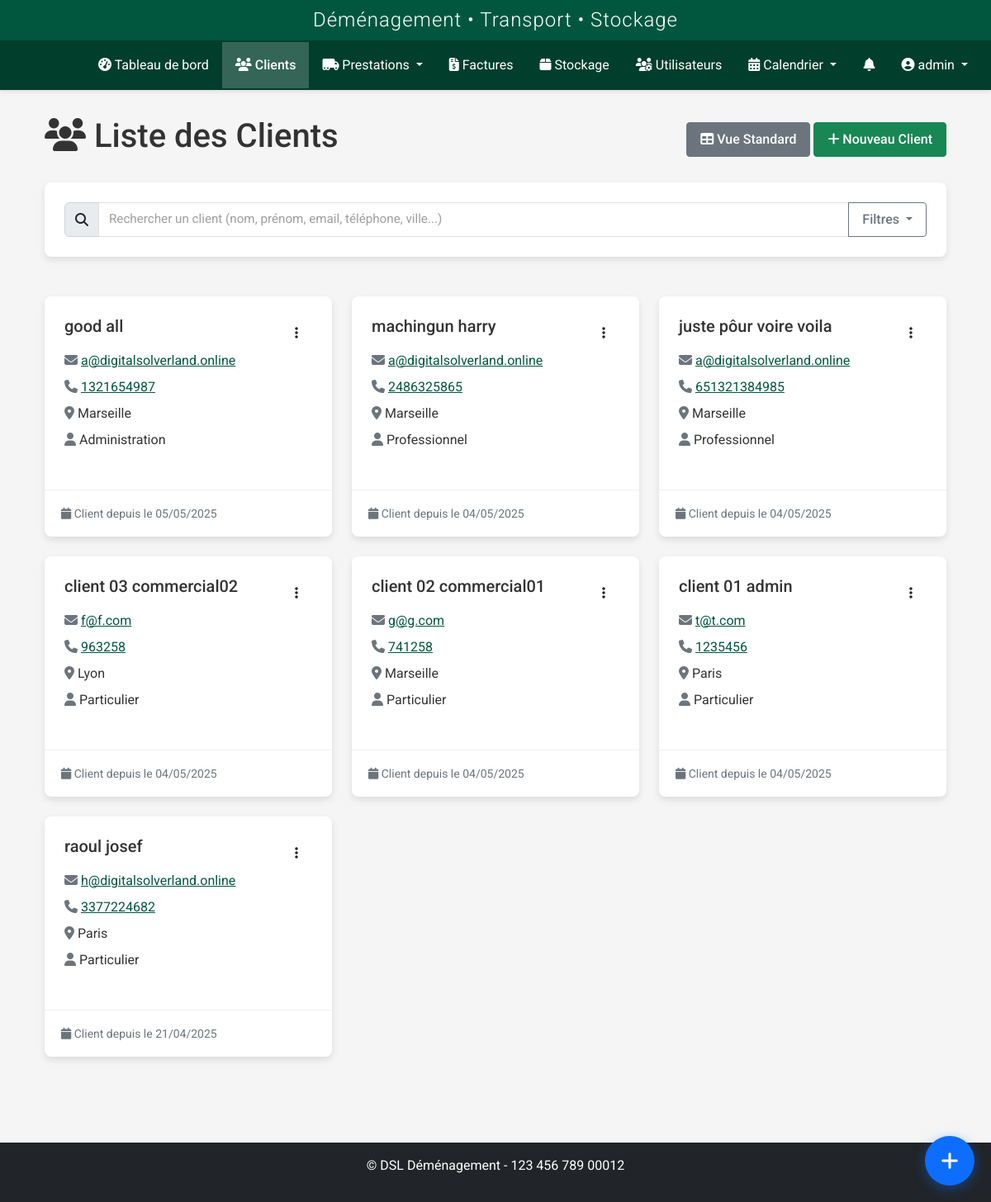
/clients/clients/liste (signed in), run on an earlier commit of the app's database.
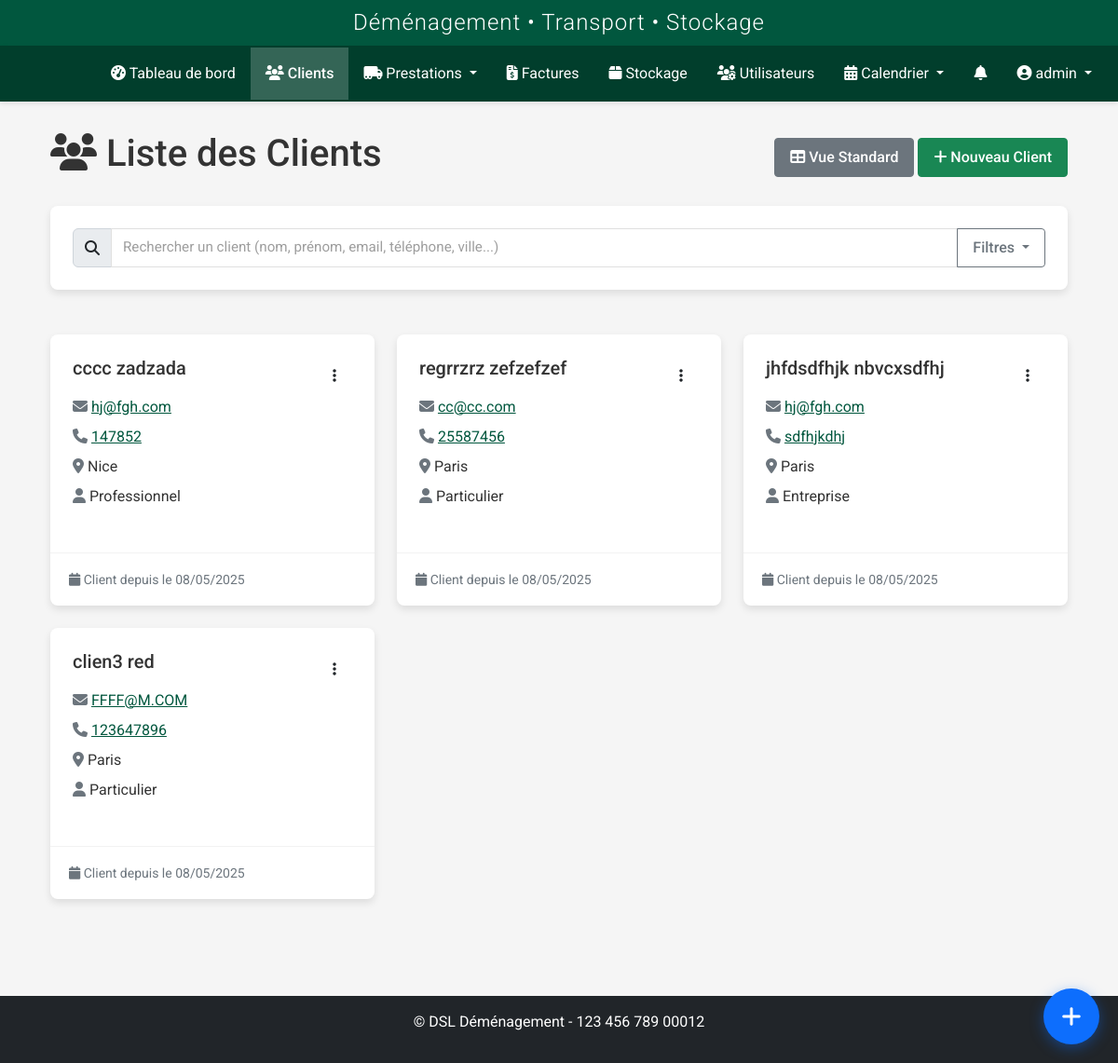
And on a later commit of the database.
### models.py (models this page shows, shortened)
class User(UserMixin, db.Model):
    id = db.Column(db.Integer, primary_key=True)
    nom = db.Column(db.String(64), nullable=False)
    prenom = db.Column(db.String(64), nullable=False)
    username = db.Column(db.String(64), unique=True, nullable=False)
    email = db.Column(db.String(120), unique=True, nullable=True)
    password_hash = db.Column(db.String(256), nullable=False)
    role = db.Column(db.String(20), nullable=False, default='transporteur')
    statut = db.Column(db.String(20), nullable=False, default='actif')
    vehicule = db.Column(db.String(100), nullable=True)
    type_vehicule_id = db.Column(db.Integer, db.ForeignKey('type_vehicule.id'), nullable=True)
    permis_conduire = db.Column(db.String(50), nullable=True)
    notes = db.Column(db.Text, nullable=True)
    derniere_connexion = db.Column(db.DateTime, nullable=True)
    date_creation = db.Column(db.DateTime, nullable=False, default=datetime.utcnow)
    prestations = db.relationship('Prestation', secondary=prestation_transporteurs, back_populates='transporteurs')
    type_vehicule = db.relationship('TypeVehicule', backref='transporteurs')
    def is_admin(self):
        return self.role in ['admin', 'superadmin']
    def is_transporteur(self):
        return self.role == 'transporteur' or self.is_admin()

class Client(db.Model):
    id = db.Column(db.Integer, primary_key=True)
    nom = db.Column(db.String(64), nullable=False)
    prenom = db.Column(db.String(64), nullable=False)
    adresse = db.Column(db.Text, nullable=True)
    code_postal = db.Column(db.String(10), nullable=True)
    ville = db.Column(db.String(64), nullable=True)
    pays = db.Column(db.String(64), default='France')
    telephone = db.Column(db.String(20), nullable=True)
    email = db.Column(db.String(120), nullable=True)
    type_client = db.Column(db.String(50), nullable=True)
    tags = db.Column(db.Text, nullable=True)
    observations = db.Column(db.Text, nullable=True)
    statut = db.Column(db.String(20), default='actif')
    archive = db.Column(db.Boolean, default=False)
    date_creation = db.Column(db.DateTime, nullable=False, default=datetime.utcnow)
    commercial_id = db.Column(db.Integer, db.ForeignKey('user.id'), nullable=True)
    commercial = db.relationship('User', backref=db.backref('clients', lazy=True), foreign_keys=[commercial_id])
    prestations_principales = db.relationship('Prestation', backref=db.backref('client_principal', lazy=True), lazy=True, foreign_keys="Prestation.client_id")
    prestations_supplementaires = db.relationship('Prestation', secondary=prestation_clients, back_populates='clients_supplementaires')
    factures = db.relationship('Facture', backref='client', lazy=True)

### routes/client.py (the view)
@client_bp.route('/clients/liste')
@login_required
@role_required('commercial', 'admin', 'superadmin')
def liste():
    query = Client.query
    if not current_user.is_admin():  # Si ce n'est pas un admin/superadmin
        query = query.filter_by(commercial_id=current_user.id)
    clients = query.order_by(Client.date_creation.desc()).all()
    return render_template('clients/liste.html', clients=clients)

### templates/clients/liste.html (shortened to what this page needs)
{% extends "base.html" %}
{% block content %}
<div class="container-fluid">
    <div class="row mb-4">
        <div class="col-12">
            <div class="d-flex justify-content-between align-items-center">
                <h1><i class="fas fa-users"></i> Liste des Clients</h1>
                <div>
                    <a href="{{ url_for('client.index') }}" class="btn btn-secondary">
                        <i class="fas fa-table"></i> Vue Standard
                    </a>
                    <a href="{{ url_for('client.add') }}" class="btn btn-success">
                        <i class="fas fa-plus"></i> Nouveau Client
                    </a>
                </div>
            </div>
        </div>
    </div>
    <div class="row mb-4">
        <div class="col-12">
            <div class="card">
                <div class="card-body">
                    <div class="input-group">
                        <span class="input-group-text">
                            <i class="fas fa-search"></i>
                        </span>
                        <input type="text" id="searchInput" class="form-control" placeholder="Rechercher un client (nom, prénom, email, téléphone, ville...)">
                        <button class="btn btn-outline-secondary dropdown-toggle" type="button" data-bs-toggle="dropdown">
                            Filtres
                        </button>
                    </div>
                </div>
            </div>
        </div>
    </div>
    <div class="row" id="clientsList">
        {% for client in clients %}
        <div class="col-md-6 col-lg-4 mb-4 client-card"
             data-name="{{ client.nom }} {{ client.prenom }}"
             data-email="{{ client.email }}"
             data-phone="{{ client.telephone }}"
             data-city="{{ client.ville }}"
             data-type="{{ client.type_client }}"
             data-archived="{{ client.archive }}">
            <div class="card h-100 {% if client.archive %}bg-light{% endif %}">
                <div class="card-body">
                    <div class="d-flex justify-content-between align-items-start">
                        <h5 class="card-title mb-3">
                            {{ client.nom }} {{ client.prenom }}
                        </h5>
                        <div class="dropdown">
                            <button class="btn btn-link text-dark" type="button" data-bs-toggle="dropdown">
                                <i class="fas fa-ellipsis-v"></i>
                            </button>
                        </div>
                    </div>
                    <div class="client-info">
                        {% if client.email %}
                        <p class="mb-2">
                            <i class="fas fa-envelope text-muted"></i>
                            <a href="mailto:{{ client.email }}">{{ client.email }}</a>
                        </p>
                        {% endif %}
                        {% if client.telephone %}
                        <p class="mb-2">
                            <i class="fas fa-phone text-muted"></i>
                            <a href="tel:{{ client.telephone }}">{{ client.telephone }}</a>
                        </p>
                        {% endif %}
                        {% if client.ville %}
                        <p class="mb-2">
                            <i class="fas fa-map-marker-alt text-muted"></i>
                            {{ client.ville }}
                        </p>
                        {% endif %}
                        <p class="mb-0">
                            <i class="fas fa-user text-muted"></i>
                            {{ client.type_client }}
                        </p>
                    </div>
                </div>
                <div class="card-footer bg-transparent">
                    <small class="text-muted">
                        <i class="fas fa-calendar"></i>
                        Client depuis le {{ client.date_creation.strftime('%d/%m/%Y') }}
                    </small>
                </div>
            </div>
        </div>
        {% endfor %}
    </div>
</div>
{% endblock %}

### templates/base.html (shortened to what this page needs)
<!DOCTYPE html>
<html lang="fr">
<head>
    <link href="https://cdn.jsdelivr.net/npm/bootstrap@5.2.3/dist/css/bootstrap.min.css" rel="stylesheet">
    <link rel="stylesheet" href="https://cdnjs.cloudflare.com/ajax/libs/font-awesome/6.2.1/css/all.min.css">
    <link rel="stylesheet" href="https://cdnjs.cloudflare.com/ajax/libs/toastr.js/latest/toastr.min.css">
    <link href="https://cdn.jsdelivr.net/npm/fullcalendar@5.11.3/main.min.css" rel="stylesheet">
    <link href="https://cdn.jsdelivr.net/npm/summernote@0.8.18/dist/summernote-lite.min.css" rel="stylesheet">
    <link rel="stylesheet" href="{{ url_for('static', filename='css/style.css') }}">
    <link rel="stylesheet" href="{{ url_for('static', filename='css/notification-flash.css') }}">
    <link rel="stylesheet" href="{{ url_for('static', filename='css/notifications.css') }}">
    <link rel="stylesheet" href="{{ url_for('static', filename='css/prestations.css') }}">
    <link rel="stylesheet" href="{{ url_for('static', filename='css/custom-calendar.css') }}">
    <link rel="stylesheet" href="{{ url_for('static', filename='css/navbar-logos.css') }}">
    <link rel="stylesheet" href="{{ url_for('static', filename='css/whatsapp-buttons.css') }}">
    <link rel="stylesheet" href="{{ url_for('static', filename='css/quick-access-bubble.css') }}">
</head>
<body {% if current_user.is_authenticated %}data-user-role="{{ current_user.role }}" data-user-id="{{ current_user.id }}"{% endif %}>
    {% if current_user.is_authenticated %}
        <header>
            <div class="app-header">
                <h2>Déménagement • Transport • Stockage</h2>
            </div>
            <nav class="navbar navbar-dark navbar-expand-lg">
                <div class="container-fluid">
                    <a class="navbar-brand" href="{{ url_for('dashboard.index') }}">
                        <div class="logo-slideshow">
                        </div>
                    </a>
                    <div class="collapse navbar-collapse" id="navbarMain">
                        <ul class="navbar-nav me-auto mb-2 mb-lg-0">
                            <li class="nav-item">
                                <a class="nav-link {% if request.endpoint == 'dashboard.index' %}active{% endif %}" href="{{ url_for('dashboard.index') }}">
                                    <i class="fas fa-tachometer-alt"></i> Tableau de bord
                                </a>
                            </li>
                            <li class="nav-item">
                                <a class="nav-link {% if request.endpoint.startswith('client.') %}active{% endif %}" href="{{ url_for('client.index') }}">
                                    <i class="fas fa-users"></i> Clients
                                </a>
                            </li>
                            <li class="nav-item dropdown">
                                <a class="nav-link dropdown-toggle {% if request.endpoint.startswith('prestation.') %}active{% endif %}" href="#" id="prestationsDropdown" role="button" data-bs-toggle="dropdown" aria-expanded="false">
                                    <i class="fas fa-truck-moving"></i> Prestations
                                </a>
                            </li>
                            <li class="nav-item">
                                <a class="nav-link {% if request.endpoint.startswith('facture.') %}active{% endif %}" href="{{ url_for('facture.index') }}">
                                    <i class="fas fa-file-invoice-dollar"></i> Factures
                                </a>
                            </li>
                            <li class="nav-item">
                                <a class="nav-link {% if request.endpoint.startswith('stockage.') %}active{% endif %}" href="{{ url_for('stockage.index') }}">
                                    <i class="fas fa-box"></i> Stockage
                                </a>
                            </li>
                            {% if current_user.is_admin %}
                            <li class="nav-item">
                                <a class="nav-link {% if request.endpoint.startswith('user.') %}active{% endif %}" href="{{ url_for('user.index') }}">
                                    <i class="fas fa-users-cog"></i> Utilisateurs
                                </a>
                            </li>
                            {% endif %}
                            <li class="nav-item dropdown">
                                <a class="nav-link dropdown-toggle {% if request.endpoint.startswith('calendrier.') %}active{% endif %}" href="#" id="calendrierDropdown" role="button" data-bs-toggle="dropdown" aria-expanded="false">
                                    <i class="fas fa-calendar-alt"></i> Calendrier
                                </a>
                            </li>
                        </ul>
                        <ul class="navbar-nav">
                            {% if current_user.is_authenticated and (current_user.is_transporteur() or current_user.is_admin() or current_user.role in ['commercial', 'superadmin']) %}
                            <li class="nav-item">
                                <a href="{{ url_for('transporteur_prestations.notifications') }}" class="nav-link position-relative">
                                    <i class="fas fa-bell"></i>
                                </a>
                            </li>
                            {% endif %}
                            <li class="nav-item dropdown">
                                <a class="nav-link dropdown-toggle" href="#" id="userDropdown" role="button" data-bs-toggle="dropdown">
                                    <i class="fas fa-user-circle"></i> {{ current_user.username }}
                                </a>
                            </li>
                        </ul>
                    </div>
                </div>
            </nav>
        </header>
        <main class="main-content">
            <div class="container">
                {% block content %}{% endblock %}
            </div>
        </main>
        <footer class="mt-5 py-3 bg-dark text-white">
            <div class="container text-center">
                <p>&copy; {{ config.COMPANY_FULL_NAME }} - {{ config.COMPANY_SIRET }}</p>
            </div>
        </footer>
    {% else %}
        <main class="main-content">
            <div class="container">
                {% block auth_content %}{% endblock %}
            </div>
        </main>
    {% endif %}
</body>
</html>

What changed in the data, as far as the page shows it:
removed Client: nom "good", prenom "all", email "a@digitalsolverland.online", telephone "1321654987", ville "Marseille", type_client "Administration", date_creation "05/05/2025"
removed Client: nom "machingun", prenom "harry", email "a@digitalsolverland.online", telephone "2486325865", ville "Marseille", type_client "Professionnel", date_creation "04/05/2025"
removed Client: nom "juste pôur voire", prenom "voila", email "a@digitalsolverland.online", telephone "651321384985", ville "Marseille", type_client "Professionnel", date_creation "04/05/2025"
removed Client: nom "client 03", prenom "commercial02", email "f@f.com", telephone "963258", ville "Lyon", type_client "Particulier", date_creation "04/05/2025"
removed Client: nom "client 02", prenom "commercial01", email "g@g.com", telephone "741258", ville "Marseille", type_client "Particulier", date_creation "04/05/2025"
removed Client: nom "client 01", prenom "admin", email "t@t.com", telephone "1235456", ville "Paris", type_client "Particulier", date_creation "04/05/2025"
removed Client: nom "raoul", prenom "josef", email "h@digitalsolverland.online", telephone "3377224682", ville "Paris", type_client "Particulier", date_creation "21/04/2025"
added Client: nom "cccc", prenom "zadzada", email "hj@fgh.com", telephone "147852", ville "Nice", type_client "Professionnel", date_creation "08/05/2025"
added Client: nom "regrrzrz", prenom "zefzefzef", email "cc@cc.com", telephone "25587456", ville "Paris", type_client "Particulier", date_creation "08/05/2025"
added Client: nom "jhfdsdfhjk", prenom "nbvcxsdfhj", email "hj@fgh.com", telephone "sdfhjkdhj", ville "Paris", type_client "Entreprise", date_creation "08/05/2025"
added Client: nom "clien3", prenom "red", email "FFFF@M.COM", telephone "123647896", ville "Paris", type_client "Particulier", date_creation "08/05/2025"
